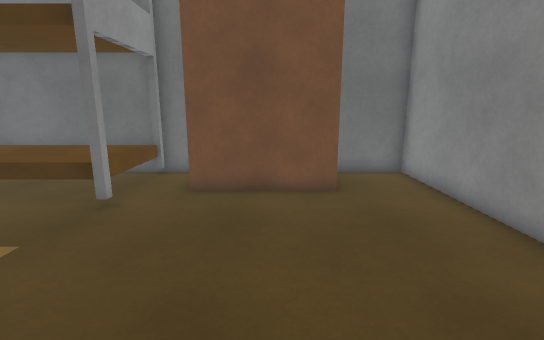
[1] (above)

16 first-person views from a walk through a Unity game level. The camera is 1.4 m above the floor, tilts 12° down and sees 85° across. Doors are open. The floor is counted in squares, 0.5 m on a side. Each view is taken from the middle of a square. On the plan, view 1 faces up. The plan holds only what a view shows up to about 20 squares ahead; the rest is blank. The place goes on beyond the plan. The player character is not drawn. Some surface patterns are stand-ins.

[2]
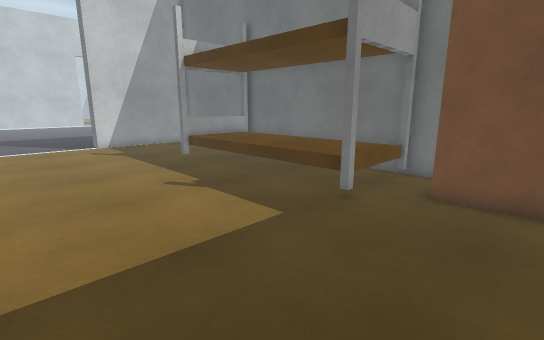

[3]
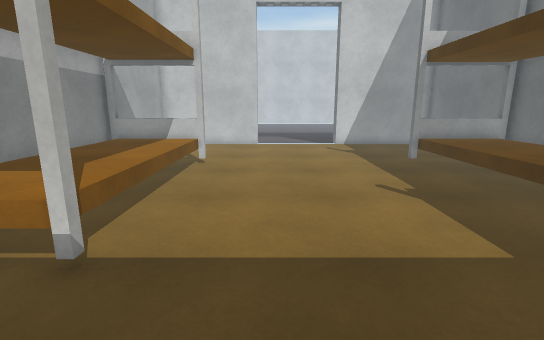

[4]
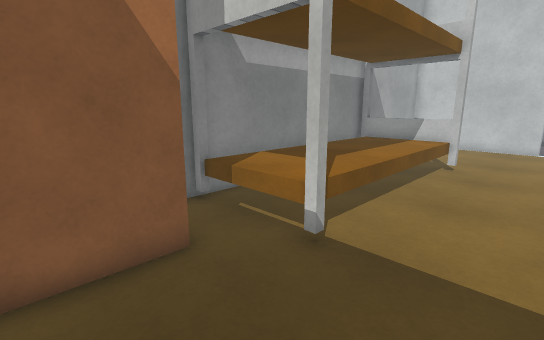

[5]
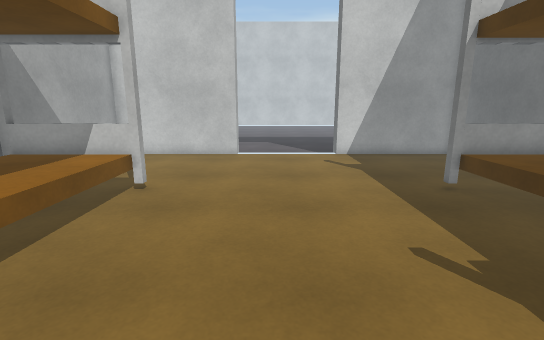

[6]
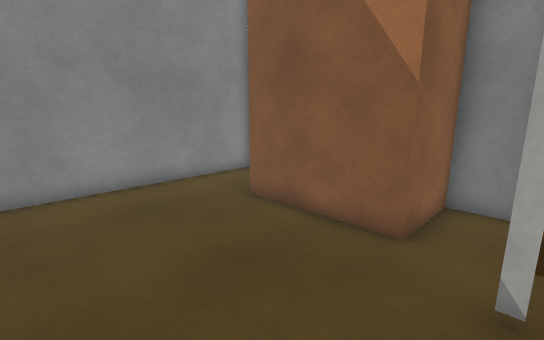

[7]
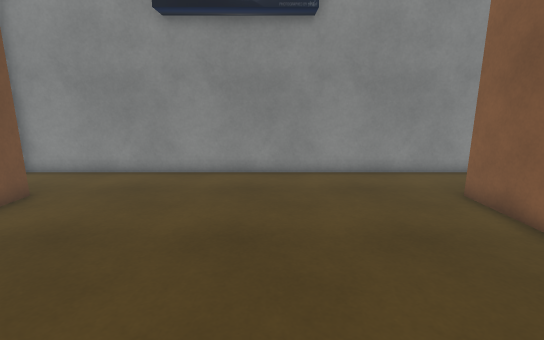

[8]
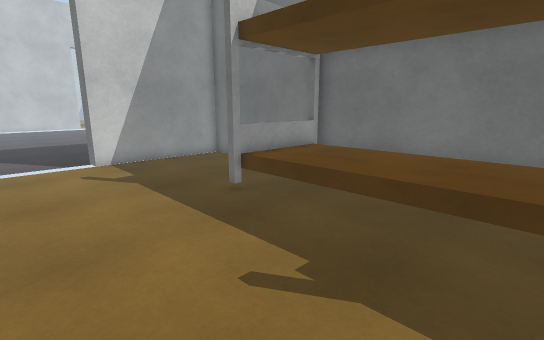

[9]
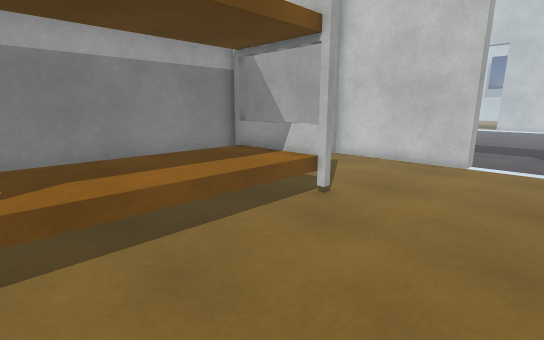

[10]
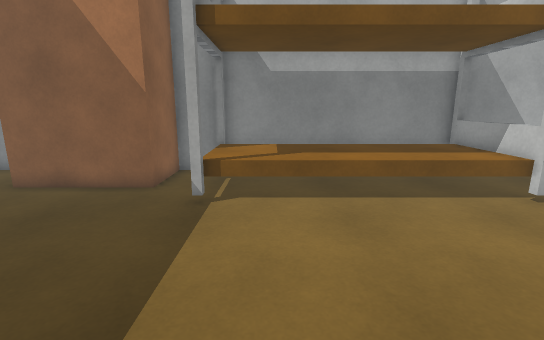

[11]
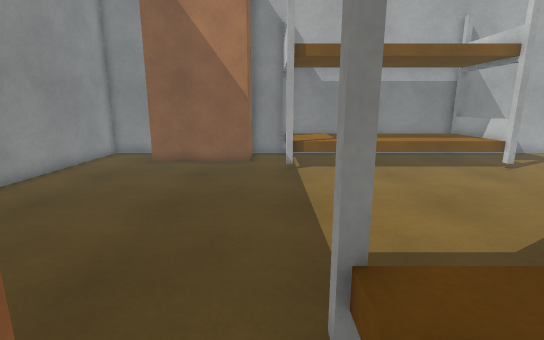

[12]
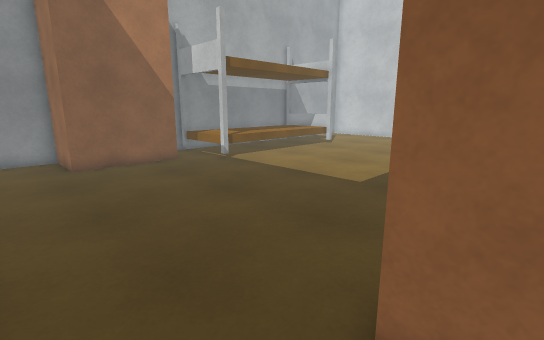

[13]
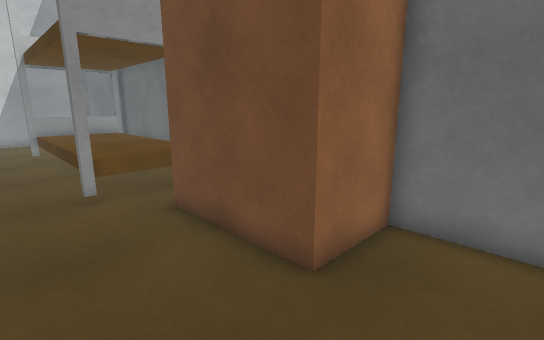

[14]
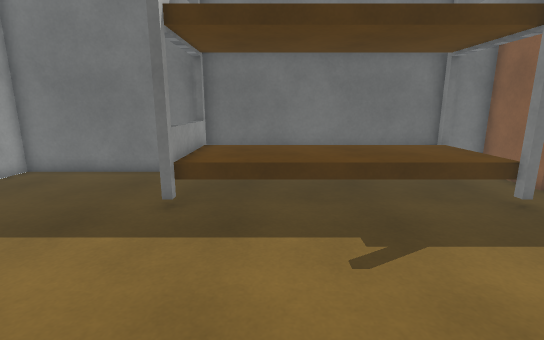

[15]
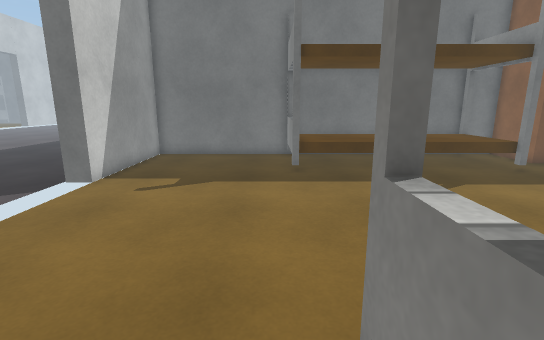

[16]
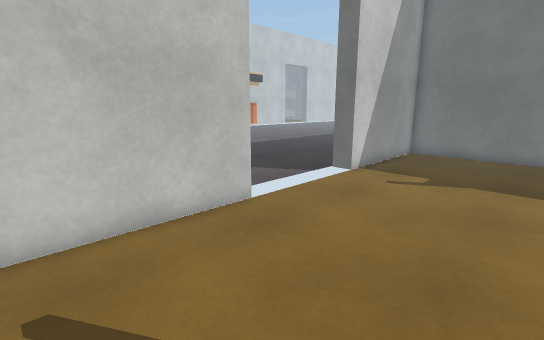

### Floor plan
Key: @ floor where view 1 was taken; # wall or solid block; . floor; D open door; ^ raised ledge.
Columns run from 23 left of view 1 to 6 right of it. Each row starts with its distance up from view 1.
 13 #####################    #####
 12 #.......^^^^^^^^^^^.#    #...#
 11 #.......^^^^^^^^^^^.#    #...#
 10 #.......^^^^^^^^^^^.######...#
  9 #.......^^^^^^^^^^^..........#
  8 #.......#^^^^^^^^^#..........#
  7 #............................#
  6 D............................#
  5 D............................#
  4 D............................#
  3 D............................#
  2 D............................#
  1 D............................#
  0 D......................@.....#
 -1 #............................#
 -2 #............................#
 -3 #.......^^^^^^^^^^^..........#
 -4 #.......^^^^^^^^^^^..#####...#
 -5 #.......^^^^^^^^^^^.##   #...#
 -6 #.......^^^^^^^^^^^.#    #...#
 -7 #####################    #####

Positions as (right, up) in squares from view 1, and headings:
1: (0, 0), facing up
2: (0, 0), facing up-left
3: (0, 1), facing left
4: (0, 1), facing down-left
5: (-5, 2), facing left
6: (-5, 2), facing down-right
7: (-7, 2), facing right
8: (-7, 2), facing up-left
9: (-7, 3), facing down-left
10: (-7, 6), facing down
11: (-4, 11), facing down
12: (5, 11), facing down-left
13: (5, 6), facing up-left
14: (-12, 0), facing up
15: (-16, -5), facing up
16: (-16, -6), facing up-left
